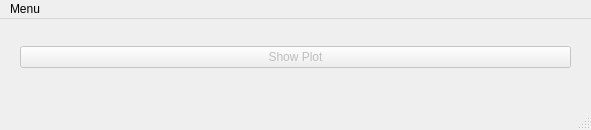
<?xml version="1.0" encoding="UTF-8"?>
<ui version="4.0">
 <class>MainWindow</class>
 <widget class="QMainWindow" name="MainWindow">
  <property name="windowModality">
   <enum>Qt::NonModal</enum>
  </property>
  <property name="enabled">
   <bool>true</bool>
  </property>
  <property name="geometry">
   <rect>
    <x>0</x>
    <y>0</y>
    <width>591</width>
    <height>130</height>
   </rect>
  </property>
  <property name="minimumSize">
   <size>
    <width>360</width>
    <height>130</height>
   </size>
  </property>
  <property name="maximumSize">
   <size>
    <width>10000</width>
    <height>10000</height>
   </size>
  </property>
  <property name="windowTitle">
   <string>Pressure Plot Improved</string>
  </property>
  <widget class="QWidget" name="centralwidget">
   <layout class="QGridLayout" name="gridLayout">
    <property name="leftMargin">
     <number>20</number>
    </property>
    <property name="topMargin">
     <number>20</number>
    </property>
    <property name="rightMargin">
     <number>20</number>
    </property>
    <property name="bottomMargin">
     <number>20</number>
    </property>
    <item row="0" column="0">
     <layout class="QHBoxLayout" name="horizontalLayout">
      <item>
       <widget class="QPushButton" name="show_plot_button">
        <property name="enabled">
         <bool>false</bool>
        </property>
        <property name="text">
         <string>Show Plot</string>
        </property>
       </widget>
      </item>
     </layout>
    </item>
    <item row="1" column="0">
     <widget class="QDialogButtonBox" name="buttonBox">
      <property name="standardButtons">
       <set>QDialogButtonBox::NoButton</set>
      </property>
     </widget>
    </item>
   </layout>
  </widget>
  <widget class="QMenuBar" name="menu_bar">
   <property name="enabled">
    <bool>true</bool>
   </property>
   <property name="geometry">
    <rect>
     <x>0</x>
     <y>0</y>
     <width>591</width>
     <height>24</height>
    </rect>
   </property>
   <widget class="QMenu" name="main_menu">
    <property name="title">
     <string>Menu</string>
    </property>
    <addaction name="about_action"/>
    <addaction name="setup_action"/>
   </widget>
   <addaction name="main_menu"/>
  </widget>
  <widget class="QStatusBar" name="statusbar"/>
  <action name="about_action">
   <property name="checkable">
    <bool>false</bool>
   </property>
   <property name="text">
    <string>About</string>
   </property>
  </action>
  <action name="setup_action">
   <property name="text">
    <string>Setup</string>
   </property>
  </action>
  <action name="close_action">
   <property name="text">
    <string>Close Application</string>
   </property>
  </action>
 </widget>
 <resources/>
 <connections/>
</ui>
